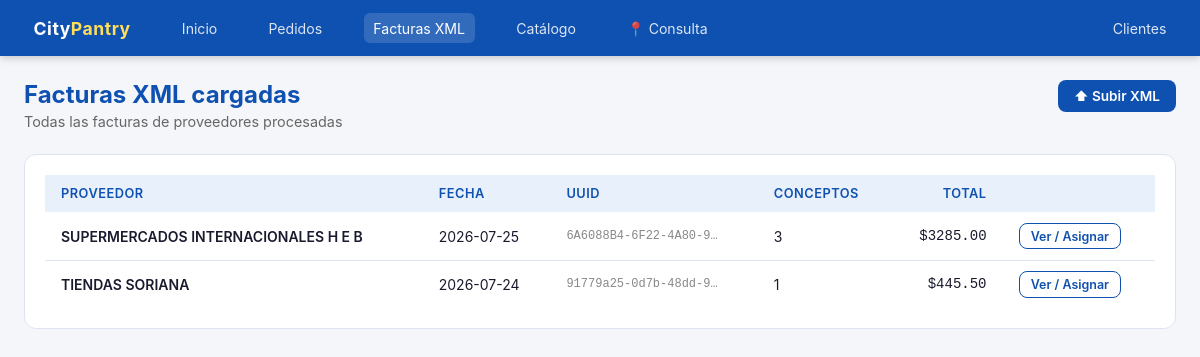
/facturas, run on the app's committed database.
### tables this page shows
CREATE TABLE facturas (
            id INTEGER PRIMARY KEY AUTOINCREMENT,
            uuid TEXT UNIQUE,
            proveedor_id INTEGER REFERENCES proveedores(id),
            proveedor_nombre TEXT,
            fecha DATE NOT NULL,
            subtotal REAL,
            total REAL,
            xml_raw TEXT,
            subido_en TIMESTAMP DEFAULT CURRENT_TIMESTAMP
        );

### app.py (the view)
@app.route("/facturas")
def facturas():
    db = get_db()
    rows = db.execute("""
        SELECT f.*, p.nombre as proveedor_nombre_cat,
               COUNT(c.id) as num_conceptos
        FROM facturas f
        LEFT JOIN proveedores p ON f.proveedor_id = p.id
        LEFT JOIN conceptos_factura c ON c.factura_id = f.id
        GROUP BY f.id ORDER BY f.fecha DESC
    """).fetchall()
    return render_template("facturas.html", facturas=rows)

### app.py (called while the page is built)
def get_db():
    db = getattr(g, "_database", None)
    if db is None:
        db = g._database = sqlite3.connect(DATABASE)
        db.row_factory = sqlite3.Row
        db.execute("PRAGMA foreign_keys = ON")
    return db

@app.teardown_appcontext
def close_connection(exception):
    db = getattr(g, "_database", None)
    if db is not None:
        db.close()

### templates/facturas.html (shortened to what this page needs)
{% extends "base.html" %}
{% block content %}
<div class="page-header" style="display:flex; justify-content:space-between; align-items:flex-start;">
  <div>
    <h1>Facturas XML cargadas</h1>
    <p>Todas las facturas de proveedores procesadas</p>
  </div>
  <a class="btn btn-primary" href="/facturas/upload">⬆ Subir XML</a>
</div>
<div class="card">
  {% if facturas %}
  <div class="table-wrap">
    <table>
      <thead><tr>
        <th>Proveedor</th><th>Fecha</th><th>UUID</th><th>Conceptos</th>
        <th class="text-right">Total</th><th></th>
      </tr></thead>
      <tbody>
      {% for f in facturas %}
      <tr>
        <td style="font-weight:600">{{ f.proveedor_nombre or f.proveedor_nombre_cat or '—' }}</td>
        <td>{{ f.fecha }}</td>
        <td class="mono text-muted" style="font-size:.75rem">{{ (f.uuid or '')[:20] }}{% if f.uuid %}…{% endif %}</td>
        <td>{{ f.num_conceptos }}</td>
        <td class="text-right mono">${{ "%.2f"|format(f.total or 0) }}</td>
        <td><a class="btn btn-sm btn-secondary" href="/facturas/{{ f.id }}">Ver / Asignar</a></td>
      </tr>
      {% endfor %}
      </tbody>
    </table>
  </div>
  {% else %}
  <div style="text-align:center; padding:3rem; color:#888;">
    <div style="font-size:3rem; margin-bottom:1rem;">📭</div>
    <div>No hay facturas cargadas aún.</div>
    <a class="btn btn-primary mt1" href="/facturas/upload">Subir primer XML</a>
  </div>
  {% endif %}
</div>
{% endblock %}

### templates/base.html (style rules this page uses)
:root { --azul: #0F51B0; --amarillo: #FFDE59; --azul-claro: #e8f0fb; --gris: #f5f6fa; --texto: #1a1a2e; --borde: #dde3f0; --success: #16a34a; --danger: #dc2626; --warning: #d97706; }
* { box-sizing: border-box; margin: 0; padding: 0; }
body { font-family: -apple-system, BlinkMacSystemFont, 'Segoe UI', sans-serif; background: var(--gris); color: var(--texto); font-size: 14px; }
.page-header { margin-bottom: 1.5rem; }
.page-header h1 { font-size: 1.5rem; font-weight: 700; color: var(--azul); }
.page-header p { color: #666; margin-top: .25rem; font-size: .9rem; }
.card { background: #fff; border-radius: 12px; border: 1px solid var(--borde); padding: 1.25rem; }
.table-wrap { overflow-x: auto; }
table { width: 100%; border-collapse: collapse; }
th { background: var(--azul-claro); color: var(--azul); font-weight: 600; font-size: .8rem; text-transform: uppercase; letter-spacing: .5px; padding: .7rem 1rem; text-align: left; }
td { padding: .65rem 1rem; border-bottom: 1px solid var(--borde); vertical-align: middle; }
tr:last-child td { border-bottom: none; }
.btn { display: inline-flex; align-items: center; gap: .4rem; padding: .5rem 1rem; border-radius: 8px; border: none; cursor: pointer; font-size: .85rem; font-weight: 600; text-decoration: none; transition: all .15s; }
.btn-primary { background: var(--azul); color: #fff; }
.btn-secondary { background: #fff; color: var(--azul); border: 1.5px solid var(--azul); }
.btn-sm { padding: .3rem .7rem; font-size: .78rem; }
.text-right { text-align: right; }
.text-muted { color: #888; }
.mono { font-family: monospace; }

### data on the page
facturas: proveedor_nombre "SUPERMERCADOS INTERNACIONALES H E B", fecha "2026-07-25", uuid "6A6088B4-6F22-4A80-9", num_conceptos "3", total "3285.00"
facturas: proveedor_nombre "TIENDAS SORIANA", fecha "2026-07-24", uuid "91779a25-0d7b-48dd-9", num_conceptos "1", total "445.50"
